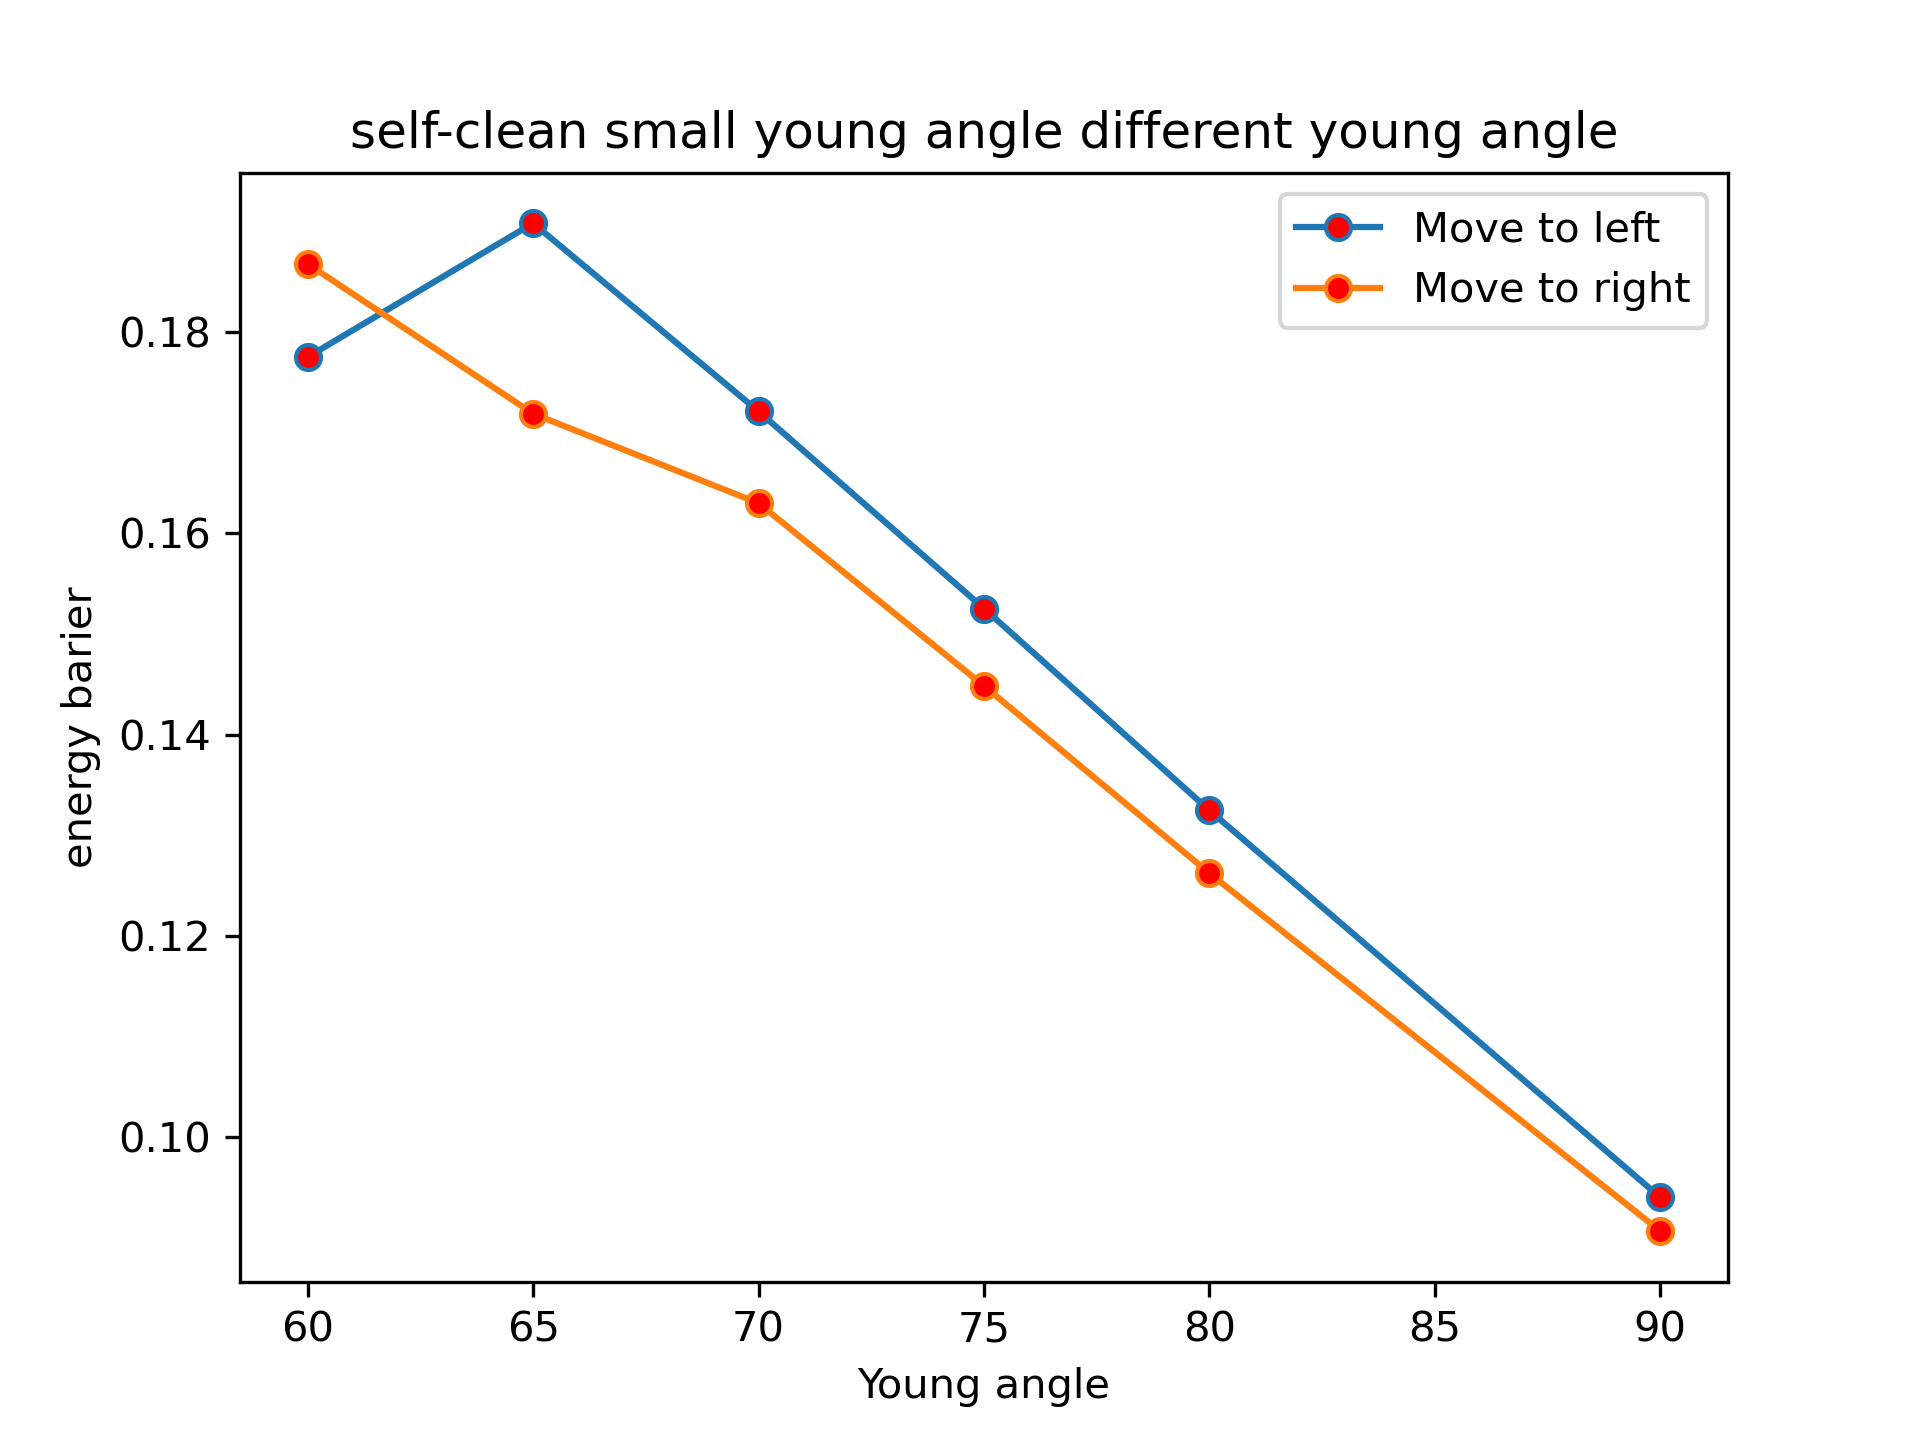

Reproduce this figure in Python.
import matplotlib.pyplot as plt
import numpy as np
import pandas as pd

from tools import display_barier

fenergy = np.array(
    [
        [1.21347, 1.23004, 1.04326, 1.22078, 1.21305],
        [1.16052, 1.18334, 1.01145, 1.20227, 1.16005],
        [1.10517, 1.14113, 0.97813, 1.15025, 1.10469],
        [1.04786, 1.08829, 0.94345, 1.09598, 1.04737],
        [0.98902, 1.03371, 0.90749, 1.03996, 0.98853],
        [0.86846, 0.92130, 0.83065, 0.92465, 0.86797],
    ]
)

average = fenergy[:, 0] + fenergy[:, -1]
average /= 2
fenergy[:, 0] = average
fenergy[:, -1] = average

label = "Young angle"
item = [60, 65, 70, 75, 80, 90]

display_barier(
    x=item, y=fenergy, xlabel=label, ylabel="energy barier", label="Move to left"
)
display_barier(
    x=item,
    y=fenergy[:, ::-1],
    xlabel=label,
    ylabel="energy barier",
    label="Move to right",
)

plt.title("self-clean small young angle different young angle")
plt.legend()
plt.savefig("./sclean2_difftheta.png", dpi=300)
plt.show()
